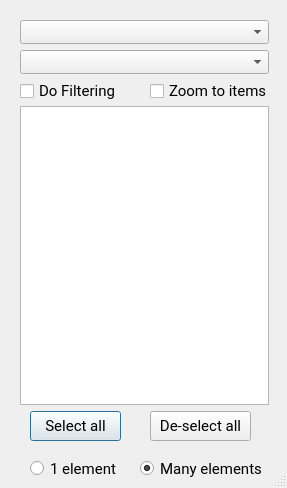
<?xml version="1.0" encoding="UTF-8"?>
<ui version="4.0">
 <class>Dialog</class>
 <widget class="QDialog" name="Dialog">
  <property name="geometry">
   <rect>
    <x>0</x>
    <y>0</y>
    <width>287</width>
    <height>488</height>
   </rect>
  </property>
  <property name="sizePolicy">
   <sizepolicy hsizetype="Expanding" vsizetype="Expanding">
    <horstretch>0</horstretch>
    <verstretch>0</verstretch>
   </sizepolicy>
  </property>
  <property name="windowTitle">
   <string>Get'em filtered!</string>
  </property>
  <property name="sizeGripEnabled">
   <bool>true</bool>
  </property>
  <property name="modal">
   <bool>false</bool>
  </property>
  <widget class="QgsMapLayerComboBox" name="cob_layer">
   <property name="geometry">
    <rect>
     <x>20</x>
     <y>20</y>
     <width>249</width>
     <height>24</height>
    </rect>
   </property>
   <property name="sizePolicy">
    <sizepolicy hsizetype="Expanding" vsizetype="Expanding">
     <horstretch>0</horstretch>
     <verstretch>0</verstretch>
    </sizepolicy>
   </property>
   <property name="font">
    <font>
     <family>Roboto</family>
     <pointsize>11</pointsize>
    </font>
   </property>
  </widget>
  <widget class="QgsFieldComboBox" name="cob_field">
   <property name="geometry">
    <rect>
     <x>20</x>
     <y>50</y>
     <width>249</width>
     <height>24</height>
    </rect>
   </property>
   <property name="sizePolicy">
    <sizepolicy hsizetype="Expanding" vsizetype="Expanding">
     <horstretch>0</horstretch>
     <verstretch>0</verstretch>
    </sizepolicy>
   </property>
   <property name="font">
    <font>
     <family>Roboto</family>
     <pointsize>11</pointsize>
    </font>
   </property>
  </widget>
  <widget class="QCheckBox" name="chb_go">
   <property name="geometry">
    <rect>
     <x>20</x>
     <y>80</y>
     <width>111</width>
     <height>22</height>
    </rect>
   </property>
   <property name="sizePolicy">
    <sizepolicy hsizetype="Expanding" vsizetype="Expanding">
     <horstretch>0</horstretch>
     <verstretch>0</verstretch>
    </sizepolicy>
   </property>
   <property name="font">
    <font>
     <family>Roboto</family>
     <pointsize>11</pointsize>
    </font>
   </property>
   <property name="text">
    <string>Do Filtering</string>
   </property>
  </widget>
  <widget class="QListWidget" name="list_values">
   <property name="geometry">
    <rect>
     <x>20</x>
     <y>106</y>
     <width>249</width>
     <height>299</height>
    </rect>
   </property>
   <property name="sizePolicy">
    <sizepolicy hsizetype="Expanding" vsizetype="Expanding">
     <horstretch>0</horstretch>
     <verstretch>0</verstretch>
    </sizepolicy>
   </property>
   <property name="font">
    <font>
     <family>Roboto</family>
     <pointsize>11</pointsize>
    </font>
   </property>
   <property name="focusPolicy">
    <enum>Qt::TabFocus</enum>
   </property>
   <property name="selectionMode">
    <enum>QAbstractItemView::MultiSelection</enum>
   </property>
  </widget>
  <widget class="QCheckBox" name="chb_zoom">
   <property name="geometry">
    <rect>
     <x>150</x>
     <y>80</y>
     <width>121</width>
     <height>22</height>
    </rect>
   </property>
   <property name="sizePolicy">
    <sizepolicy hsizetype="Expanding" vsizetype="Expanding">
     <horstretch>0</horstretch>
     <verstretch>0</verstretch>
    </sizepolicy>
   </property>
   <property name="font">
    <font>
     <family>Roboto</family>
     <pointsize>11</pointsize>
    </font>
   </property>
   <property name="text">
    <string>Zoom to items</string>
   </property>
  </widget>
  <widget class="QPushButton" name="but_select_all">
   <property name="geometry">
    <rect>
     <x>30</x>
     <y>411</y>
     <width>91</width>
     <height>30</height>
    </rect>
   </property>
   <property name="font">
    <font>
     <family>Roboto</family>
     <pointsize>11</pointsize>
    </font>
   </property>
   <property name="text">
    <string>Select all</string>
   </property>
  </widget>
  <widget class="QPushButton" name="but_deselect_all">
   <property name="geometry">
    <rect>
     <x>150</x>
     <y>411</y>
     <width>101</width>
     <height>30</height>
    </rect>
   </property>
   <property name="font">
    <font>
     <family>Roboto</family>
     <pointsize>11</pointsize>
    </font>
   </property>
   <property name="text">
    <string>De-select all</string>
   </property>
  </widget>
  <widget class="QRadioButton" name="rdo_single">
   <property name="geometry">
    <rect>
     <x>30</x>
     <y>460</y>
     <width>91</width>
     <height>17</height>
    </rect>
   </property>
   <property name="font">
    <font>
     <family>Roboto</family>
     <pointsize>11</pointsize>
    </font>
   </property>
   <property name="text">
    <string>1 element</string>
   </property>
  </widget>
  <widget class="QRadioButton" name="rdo_multi">
   <property name="geometry">
    <rect>
     <x>140</x>
     <y>460</y>
     <width>121</width>
     <height>17</height>
    </rect>
   </property>
   <property name="font">
    <font>
     <family>Roboto</family>
     <pointsize>11</pointsize>
    </font>
   </property>
   <property name="text">
    <string>Many elements</string>
   </property>
   <property name="checked">
    <bool>true</bool>
   </property>
  </widget>
 </widget>
 <customwidgets>
  <customwidget>
   <class>QgsFieldComboBox</class>
   <extends>QComboBox</extends>
   <header>qgsfieldcombobox.h</header>
  </customwidget>
  <customwidget>
   <class>QgsMapLayerComboBox</class>
   <extends>QComboBox</extends>
   <header>qgsmaplayercombobox.h</header>
  </customwidget>
 </customwidgets>
 <resources/>
 <connections/>
</ui>
